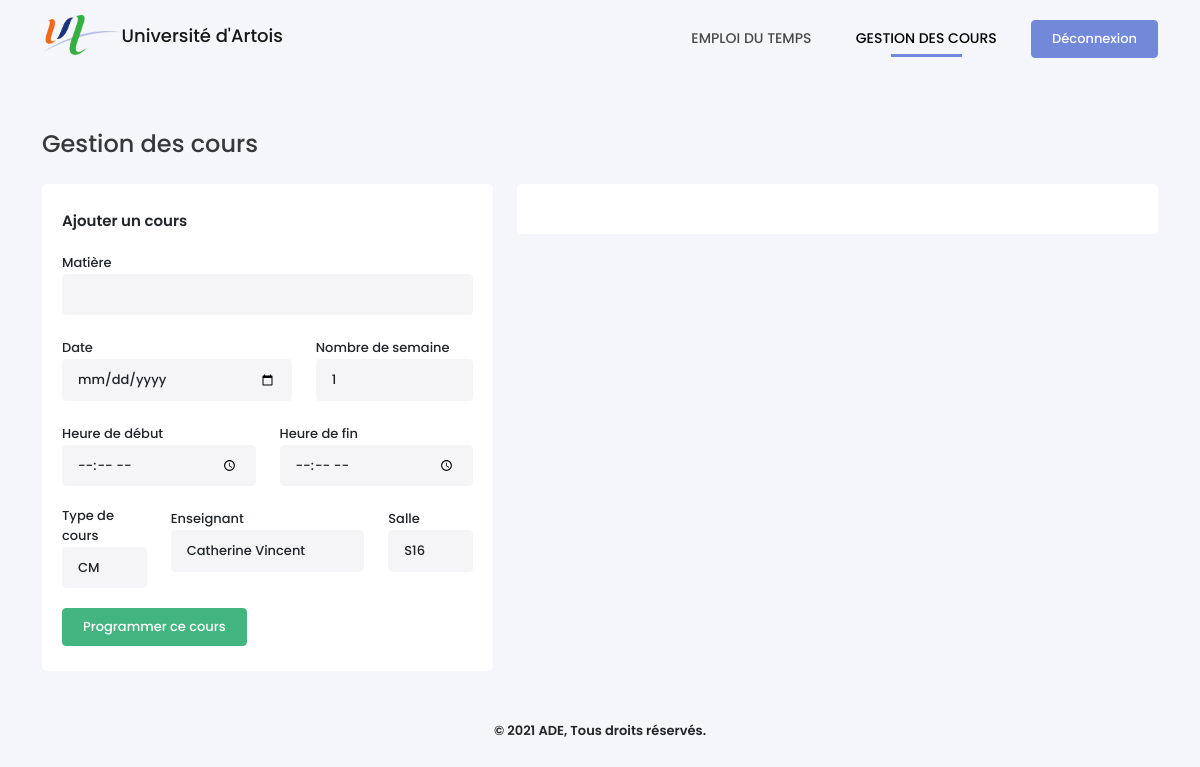
The app's page /gestion.php (signed in), older data.
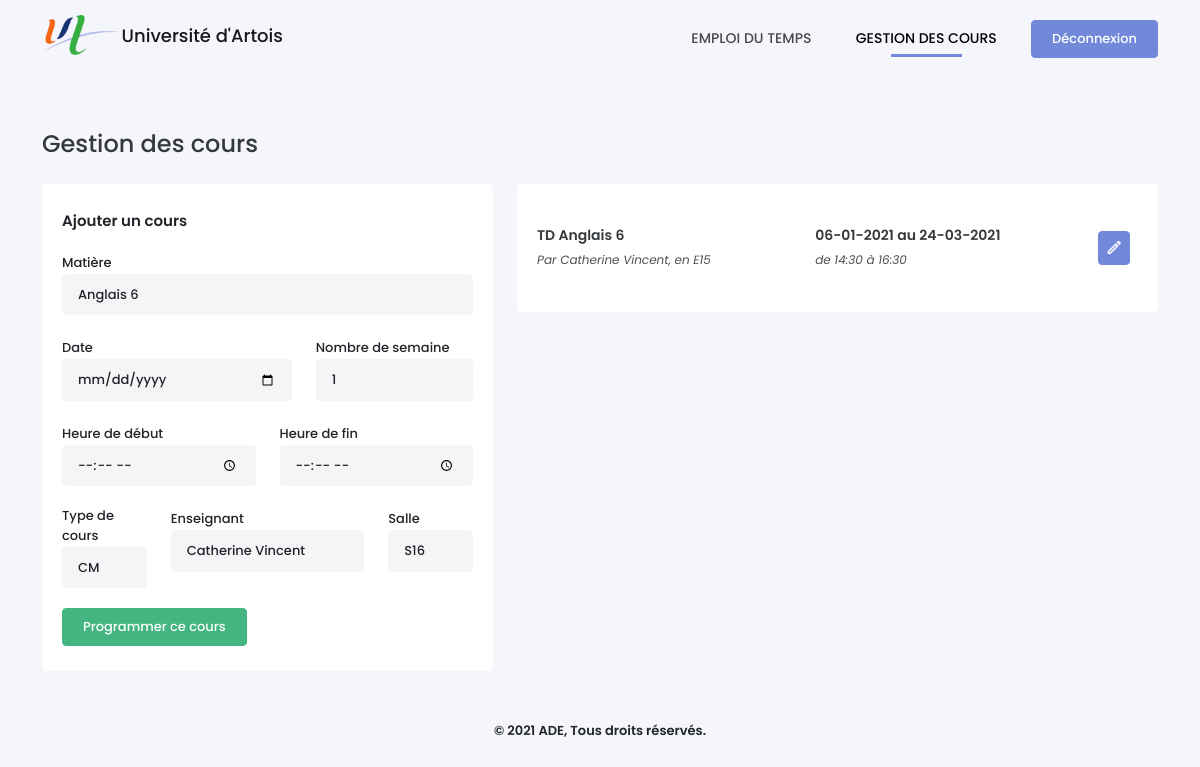
The same page, newer data.
### tables this page shows
CREATE TABLE Cours (
    CourID INTEGER PRIMARY KEY AUTOINCREMENT,
    DateDebut VARCHAR(30) NOT NULL,
    NbSemaines INTEGER NOT NULL,
    HeureDebut time NOT NULL,
    HeureFin time NOT NULL,
    TypeID INTEGER NOT NULL,
    SalleID INTEGER NOT NULL,
    UsagerID INTEGER NOT NULL,
    MatiereID INTEGER NOT NULL,
    CONSTRAINT cour_type_fk FOREIGN KEY (TypeID) REFERENCES TypeCours(TypeID) ON DELETE CASCADE,
    CONSTRAINT cour_salle_fk FOREIGN KEY (SalleID) REFERENCES Salles(SalleID) ON DELETE CASCADE
    CONSTRAINT cour_enseignant_fk FOREIGN KEY (UsagerID) REFERENCES Usagers(UsagerID) ON DELETE CASCADE,
    CONSTRAINT cour_matiere_fk FOREIGN KEY (MatiereID) REFERENCES Matieres(MatiereID) ON DELETE CASCADE
);

CREATE TABLE TypeCours (
    TypeID INTEGER PRIMARY KEY AUTOINCREMENT,
    NomType VARCHAR NOT NULL
);

CREATE TABLE Matieres (
    MatiereID INTEGER PRIMARY KEY AUTOINCREMENT,
    NomMatiere VARCHAR(25) NOT NULL,
    CouleurMatiere VARCHAR(10) NOT NULL,
    PromotionID INTEGER NOT NULL,
    CONSTRAINT matiere_promo_fk FOREIGN KEY (PromotionID) REFERENCES Promotions(PromotionID) ON DELETE CASCADE
);

CREATE TABLE Usagers (
    UsagerID VARCHAR(30) PRIMARY KEY NOT NULL,
    MotDePasse VARCHAR(255) NOT NULL,
    Nom VARCHAR(15) NOT NULL,
    Prenom VARCHAR(20) NOT NULL,
    RangID INTEGER NOT NULL,
    CONSTRAINT usager_rang_fk FOREIGN KEY (RangID) REFERENCES Rangs(RangID) ON DELETE CASCADE
);

CREATE TABLE Salles (
    SalleID INTEGER PRIMARY KEY AUTOINCREMENT,
    NomSalle VARCHAR NOT NULL
);

### gestion.php (the view, shortened to what this page needs)
<!DOCTYPE html>
<?php
require_once('./config.php');
?>
<html lang="fr-FR">
<head>
    <link type="text/css" rel="stylesheet" href="./assets/css/icons.min.css">
    <link type="text/css" rel="stylesheet" href="./assets/css/bootstrap.min.css">
    <link type="text/css" rel="stylesheet" href="./assets/css/style.css">
</head>
<body>
    <?php require_once('./views/header.php') ?>
    <div class="container">
        <h4>Gestion des cours</h4>
        <div class="row">
            <div class="col-md-5">
                <div class="box-content getEvent">
                    <?php if(empty($_GET['courID'])) {?>
                        <div class="content-title">Ajouter un cours</div>
                        <form method="POST" id="form_addEvent">
                            <div class="row">
                                <div class="form-group">
                                    <label for="matter">Matière</label>
                                    <select name="matter" id="" class="form-control">
                                        <?php
                                        $option = ($_SESSION['rang'] == 2) ? 'INNER JOIN Enseigne ON Matieres.MatiereID = Enseigne.MatiereID AND UsagerID = "'.$_SESSION['id'].'"' : '';
                                        $sMatieres = $bdd->query('SELECT * FROM Matieres '.$option. ' ORDER BY NomMatiere');
                                        while($aMatieres = $sMatieres->fetch()) {
                                            echo '<option value="'.$aMatieres['MatiereID'].'">'.htmlspecialchars($aMatieres['NomMatiere']).'</option>';
                                        } ?>
                                    </select>
                                </div>
                                <div class="col-md-7 form-group" id="firstdate">
                                    <label for="firstdate">Date</label>
                                    <input type="date" name="firstdate" class="form-control">
                                </div>
                                <div class="col-md-5 form-group" id="nbweek">
                                    <label for="nbweek">Nombre de semaine</label>
                                    <input type="number" name="nbweek" class="form-control" value="1">
                                </div>
                                <div class="col-md-6 form-group" id="start">
                                    <label for="start">Heure de début</label>
                                    <input type="time" name="start" class="form-control">
                                </div>
                                <div class="col-md-6 form-group" id="end">
                                    <label for="end">Heure de fin</label>
                                    <input type="time" name="end" class="form-control">
                                </div>
                                <div class="col-md-3 form-group">
                                    <label for="type">Type de cours</label>
                                    <select name="type" class="form-control">
                                        <?php $query = $bdd->query('SELECT * FROM TypeCours');
                                            while ($row = $query->fetch()){
                                                echo '<option value="' . $row['TypeID'].'">' . htmlspecialchars($row['NomType']) . '</option>';
                                            }
                                        ?>
                                    </select>
                                </div>
                                <div class="col-md-6 form-group">
                                    <label for="user">Enseignant</label>
                                    <select name="user" class="form-control">
                                        <?php $sql = ($_SESSION['rang'] == 2) ? 'AND UsagerID = "'.$_SESSION['id'].'"' : '';
                                            $query = $bdd->query('SELECT * FROM Usagers WHERE RangID = 2 ' . $sql);
                                            while ($row = $query->fetch()){
                                                echo '<option value="' .$row['UsagerID'] .'">'.htmlspecialchars($row['Prenom'].' '.$row['Nom']).'</option>';
                                            }
                                        ?>
                                    </select>
                                </div>
                                <div class="col-md-3 form-group">
                                    <label for="room">Salle</label>
                                    <select name="room" class="form-control">
                                        <?php $query = $bdd->query('SELECT * FROM Salles');
                                            while ($row = $query->fetch()){
                                                echo '<option value="'.$row['SalleID'].'">'.htmlspecialchars($row['NomSalle']).'</option>';
                                            }
                                        ?>
                                    </select>
                                </div>
                            </div>
                            <input type="submit" name="add_event" value="Programmer ce cours" class="btn btn-success">
                        </form>
                    <?php } ?>
                </div>
            </div>
            <div class="col-md-7">
                <div class="box-content" id="list-event">
                    <div class="select-data">
                        <?php
                        $where = ($_SESSION['rang'] == 2) ? 'WHERE UsagerID ="'. $_SESSION['id'] . '"' : '';
                        $sCours = $bdd->query('SELECT * FROM Cours INNER JOIN Matieres USING(MatiereID), TypeCours USING(TypeID), Usagers USING(UsagerID), Promotions USING(PromotionID), Salles USING(SalleID) '.$where.' ORDER BY DateDebut DESC, HeureDebut DESC');
                        while($aCours = $sCours->fetch()) {
                            echo '<div class="list-items d-flex flex-row align-items-center justify-content-between">';
                            echo '<div class="item-info">';
                            echo '<p>'.$aCours['NomType'].' '.$aCours['NomMatiere'].'</p>';
                            echo '<span>Par '.htmlspecialchars($aCours['Prenom']). ' '.htmlspecialchars($aCours['Nom']). ', en '.htmlspecialchars($aCours['NomSalle']).'</span>';
                            echo '</div>';
                            echo '<div class="item-info">';
                            echo '<p>'.date('d-m-Y', $aCours['DateDebut']).' au '.date('d-m-Y', ($aCours['DateDebut'] + ($aCours['NbSemaines'] * 604800))).'</p>';
                            echo '<span>de '.$aCours['HeureDebut']. ' à '.$aCours['HeureFin'].'</span>';
                            echo '</div>';
                            echo '<a href="?courID='.$aCours['CourID'].'" class="btn btn-primary"><i class="mdi mdi-pencil-outline"></i></a>';
                            echo '</div>';
                        } ?>
                    </div>
                </div>
            </div>
        </div>
    </div>
    <?php require_once('./views/footer.php') ?>
</body>
</html>

### views/header.php
<header>
    <div class="container">
        <div class="logo">
            <a href="./"><img src="./assets/img/logo.png" alt="logo"><span>Université d'Artois</span></a>
        </div>
        <nav>
            <ul>
                <li <?= (basename($_SERVER['PHP_SELF']) == 'index.php') ? 'class="active"' : null ?>>
                    <a href="./"> Emploi du temps</a>
                </li>
                <?php if($_SESSION['rang'] > 1) { ?>
                <li <?= (basename($_SERVER['PHP_SELF']) == 'gestion.php') ? 'class="active"' : null ?>>
                    <a href="./gestion"> Gestion des cours</a>
                </li>
                <?php } if($_SESSION['rang'] > 2) { ?>
                <li <?= (basename($_SERVER['PHP_SELF']) == 'admin.php') ? 'class="active"' : null ?>>
                    <a href="./admin">Administration</a>
                </li>
                <?php } ?>
                <li>
                    <a href="./logout" class="btn btn-primary">Déconnexion</a>
                </li>
            </ul>
        </nav>
    </div>
</header>

### views/footer.php
<footer>
    <p>© 2021 ADE, Tous droits réservés.</p>
</footer>

### assets/css/style.css (style rules this page uses)
* { box-sizing: border-box; outline: none; -webkit-tap-highlight-color: rgba(0, 0, 0, 0); }
body { font-family: Poppins, sans-serif; background-color: #F5F6FB; margin: 0; padding: 0; }
header { width: 100%; height: 80px; margin-bottom: 50px; }
.logo a { float: left; margin-top: 15px; text-decoration: none; }
.logo img { height: 40px; }
.logo a span { color: #000; vertical-align: middle; opacity: .9; font-size: 18px; font-weight: 500; }
nav { float: right; padding: 20px 0; }
nav ul { padding: 0; margin: 0; list-style: none; position: relative; }
nav ul li { display: inline-block; margin-left: 20px; }
nav a { display: block; padding: 0 10px; color: #000; opacity: .7; text-transform: uppercase; font-weight: 500; font-size: 14px; text-decoration: none; }
nav ul li.active a { opacity: 1; }
nav ul li a::after { content: ''; width: 50%; display: block; margin: 5px auto; border-bottom: 3px solid transparent; }
nav ul li.active a::after { border-color: #7289DA; }
nav a.btn { display: flex; opacity: 1; font-size: 13px; padding: 8px 20px; text-transform: unset; }
footer { text-align: center; margin: 20px auto; font-weight: 600; font-size: 13px; }
.container { min-width: 80%; }
.container h4 { opacity: .9; margin-bottom: 25px; }
.btn { font-weight: 500; font-size: 13px; padding: 8px 20px; }
.btn-primary { background-color: #7289DA; border-color: #7289DA; }
.btn-success { background-color: #43B581; border-color: #43B581; }
.box-content { position: relative; width: 100%; padding: 25px 20px; background-color: #fff; border-radius: 5px; margin-bottom: 30px; }
.box-content::after { content: ''; clear: both; display: table; }
.content-title { font-size: 15px; display: inline-block; position: relative; font-weight: 600; height: 40px; }
.list-items { padding: 15px 0; border-bottom: 2px solid #DADFE1; }
.list-items:last-child { border: 0; }
.item-info { line-height: 1.6; flex: 1; }
.list-items p { font-weight: 600; margin-bottom: 0; opacity: .9; font-size: 14px; }
.list-items span { font-size: 12px; font-style: italic; opacity: .8; }
.list-items > .btn { padding: 3px 6px; font-size: 1.1rem; margin-left: 5px; }
.form-group { margin-bottom: 20px; position: relative; min-height: 60px; }
label { font-size: 13px; font-weight: 500; }
.form-control, .form-control:focus { background-color: #F5F5F7; border-color: #F5F5F7; font-size: 13px; font-weight: 500; padding: 10px 15px; }
.select-data { max-height: 650px; overflow: auto; padding-right: 8px; }

Row changes from the older to the newer data that the page shows:
added cours: TypeID.NomType "TD", MatiereID.NomMatiere "Anglais 6", UsagerID.Prenom "Catherine", UsagerID.Nom "Vincent", SalleID.NomSalle "E15", DateDebut "06-01-2021", date('d-m-Y', ($aCours['DateDebut'] + ($aCours['NbSemaines'] * 604800))) "24-03-2021", HeureDebut "14:30", HeureFin "16:30"
Text that changed along with them:
form field matter: (not shown) → "Anglais 6"
